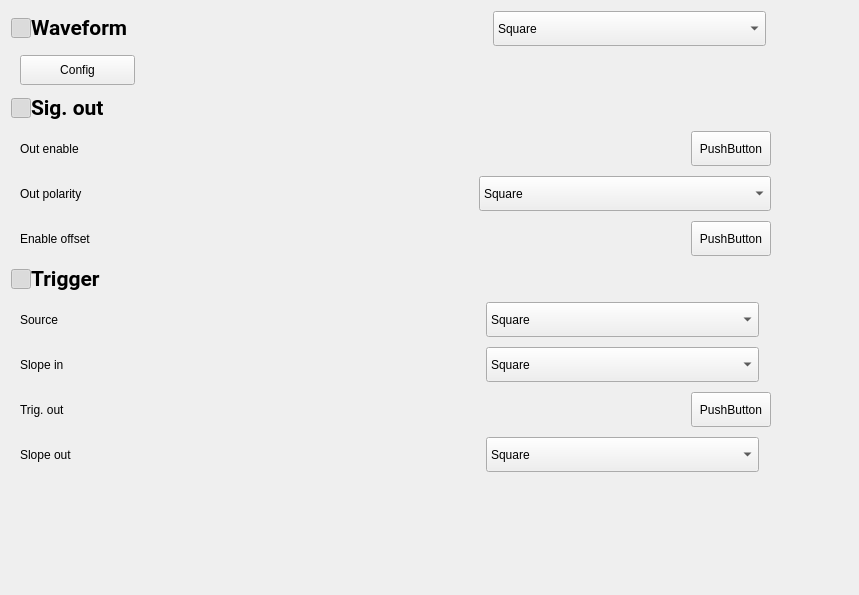
<?xml version="1.0" encoding="UTF-8"?>
<ui version="4.0">
 <class>wgContentHmf2550</class>
 <widget class="QWidget" name="wgContentHmf2550">
  <property name="geometry">
   <rect>
    <x>0</x>
    <y>0</y>
    <width>859</width>
    <height>595</height>
   </rect>
  </property>
  <property name="windowTitle">
   <string>Form</string>
  </property>
  <layout class="QHBoxLayout" name="horizontalLayout_4">
   <item>
    <layout class="QVBoxLayout" name="verticalLayout_4">
     <property name="spacing">
      <number>0</number>
     </property>
     <item>
      <layout class="QHBoxLayout" name="horizontalLayout_3">
       <property name="spacing">
        <number>0</number>
       </property>
       <property name="rightMargin">
        <number>14</number>
       </property>
       <item>
        <layout class="QHBoxLayout" name="horizontalLayout_2">
         <item>
          <widget class="QPushButton" name="btnWaveform">
           <property name="minimumSize">
            <size>
             <width>20</width>
             <height>20</height>
            </size>
           </property>
           <property name="maximumSize">
            <size>
             <width>20</width>
             <height>20</height>
            </size>
           </property>
           <property name="cursor">
            <cursorShape>PointingHandCursor</cursorShape>
           </property>
           <property name="text">
            <string/>
           </property>
           <property name="icon">
            <iconset resource="../../res.qrc">
             <normaloff>:/icon/btnCloseExpan.png</normaloff>
             <normalon>:/icon/btnOpenExpan.png</normalon>:/icon/btnCloseExpan.png</iconset>
           </property>
           <property name="checkable">
            <bool>true</bool>
           </property>
           <property name="checked">
            <bool>true</bool>
           </property>
          </widget>
         </item>
         <item>
          <widget class="QLabel" name="label_7">
           <property name="minimumSize">
            <size>
             <width>170</width>
             <height>28</height>
            </size>
           </property>
           <property name="maximumSize">
            <size>
             <width>150</width>
             <height>28</height>
            </size>
           </property>
           <property name="font">
            <font>
             <family>Roboto</family>
             <pointsize>16</pointsize>
             <bold>true</bold>
            </font>
           </property>
           <property name="text">
            <string>Waveform</string>
           </property>
          </widget>
         </item>
        </layout>
       </item>
       <item>
        <spacer name="horizontalSpacer_9">
         <property name="orientation">
          <enum>Qt::Orientation::Horizontal</enum>
         </property>
         <property name="sizeHint" stdset="0">
          <size>
           <width>40</width>
           <height>20</height>
          </size>
         </property>
        </spacer>
       </item>
       <item>
        <widget class="QComboBox" name="cbbWaveType">
         <property name="enabled">
          <bool>true</bool>
         </property>
         <property name="minimumSize">
          <size>
           <width>273</width>
           <height>35</height>
          </size>
         </property>
         <property name="maximumSize">
          <size>
           <width>273</width>
           <height>16777215</height>
          </size>
         </property>
         <item>
          <property name="text">
           <string>Square</string>
          </property>
         </item>
         <item>
          <property name="text">
           <string>Triangle</string>
          </property>
         </item>
         <item>
          <property name="text">
           <string>Pulse</string>
          </property>
         </item>
         <item>
          <property name="text">
           <string>Arbitrary</string>
          </property>
         </item>
        </widget>
       </item>
      </layout>
     </item>
     <item>
      <widget class="QWidget" name="wgWaveForm" native="true">
       <property name="minimumSize">
        <size>
         <width>769</width>
         <height>0</height>
        </size>
       </property>
       <property name="styleSheet">
        <string notr="true"/>
       </property>
       <layout class="QVBoxLayout" name="verticalLayout">
        <item>
         <layout class="QVBoxLayout" name="vLayoutWaveType">
          <property name="spacing">
           <number>0</number>
          </property>
         </layout>
        </item>
        <item>
         <layout class="QHBoxLayout" name="horizontalLayout">
          <item>
           <widget class="QPushButton" name="pushButton_8">
            <property name="minimumSize">
             <size>
              <width>115</width>
              <height>30</height>
             </size>
            </property>
            <property name="cursor">
             <cursorShape>PointingHandCursor</cursorShape>
            </property>
            <property name="text">
             <string>Config</string>
            </property>
           </widget>
          </item>
          <item>
           <spacer name="horizontalSpacer_4">
            <property name="orientation">
             <enum>Qt::Orientation::Horizontal</enum>
            </property>
            <property name="sizeHint" stdset="0">
             <size>
              <width>40</width>
              <height>20</height>
             </size>
            </property>
           </spacer>
          </item>
         </layout>
        </item>
       </layout>
      </widget>
     </item>
     <item>
      <layout class="QHBoxLayout" name="horizontalLayout_5">
       <property name="spacing">
        <number>0</number>
       </property>
       <item>
        <widget class="QPushButton" name="btnSignalOut">
         <property name="minimumSize">
          <size>
           <width>20</width>
           <height>20</height>
          </size>
         </property>
         <property name="maximumSize">
          <size>
           <width>20</width>
           <height>20</height>
          </size>
         </property>
         <property name="cursor">
          <cursorShape>PointingHandCursor</cursorShape>
         </property>
         <property name="text">
          <string/>
         </property>
         <property name="icon">
          <iconset resource="../../res.qrc">
           <normaloff>:/icon/btnCloseExpan.png</normaloff>
           <normalon>:/icon/btnOpenExpan.png</normalon>:/icon/btnCloseExpan.png</iconset>
         </property>
         <property name="checkable">
          <bool>true</bool>
         </property>
         <property name="checked">
          <bool>true</bool>
         </property>
        </widget>
       </item>
       <item>
        <widget class="QLabel" name="label_8">
         <property name="minimumSize">
          <size>
           <width>170</width>
           <height>28</height>
          </size>
         </property>
         <property name="maximumSize">
          <size>
           <width>150</width>
           <height>28</height>
          </size>
         </property>
         <property name="font">
          <font>
           <family>Roboto</family>
           <pointsize>16</pointsize>
           <bold>true</bold>
          </font>
         </property>
         <property name="text">
          <string>Sig. out</string>
         </property>
        </widget>
       </item>
       <item>
        <spacer name="horizontalSpacer_3">
         <property name="orientation">
          <enum>Qt::Orientation::Horizontal</enum>
         </property>
         <property name="sizeType">
          <enum>QSizePolicy::Policy::Expanding</enum>
         </property>
         <property name="sizeHint" stdset="0">
          <size>
           <width>40</width>
           <height>20</height>
          </size>
         </property>
        </spacer>
       </item>
      </layout>
     </item>
     <item>
      <widget class="QWidget" name="wgSignalOut" native="true">
       <property name="minimumSize">
        <size>
         <width>769</width>
         <height>0</height>
        </size>
       </property>
       <property name="styleSheet">
        <string notr="true"/>
       </property>
       <layout class="QVBoxLayout" name="verticalLayout_2">
        <item>
         <layout class="QGridLayout" name="gridLayout">
          <property name="horizontalSpacing">
           <number>388</number>
          </property>
          <property name="verticalSpacing">
           <number>10</number>
          </property>
          <item row="0" column="0">
           <widget class="QLabel" name="label_11">
            <property name="text">
             <string>Out enable</string>
            </property>
           </widget>
          </item>
          <item row="0" column="1">
           <layout class="QHBoxLayout" name="horizontalLayout_6">
            <item>
             <spacer name="horizontalSpacer">
              <property name="orientation">
               <enum>Qt::Orientation::Horizontal</enum>
              </property>
              <property name="sizeHint" stdset="0">
               <size>
                <width>40</width>
                <height>20</height>
               </size>
              </property>
             </spacer>
            </item>
            <item>
             <widget class="QPushButton" name="pushButton">
              <property name="minimumSize">
               <size>
                <width>0</width>
                <height>35</height>
               </size>
              </property>
              <property name="text">
               <string>PushButton</string>
              </property>
             </widget>
            </item>
           </layout>
          </item>
          <item row="1" column="1">
           <widget class="QComboBox" name="comboBox_2">
            <property name="minimumSize">
             <size>
              <width>273</width>
              <height>35</height>
             </size>
            </property>
            <item>
             <property name="text">
              <string>Square</string>
             </property>
            </item>
            <item>
             <property name="text">
              <string>Triangle</string>
             </property>
            </item>
            <item>
             <property name="text">
              <string>Pulse</string>
             </property>
            </item>
            <item>
             <property name="text">
              <string>Arbitrary</string>
             </property>
            </item>
           </widget>
          </item>
          <item row="1" column="0">
           <widget class="QLabel" name="label_13">
            <property name="text">
             <string>Out polarity</string>
            </property>
           </widget>
          </item>
          <item row="2" column="0">
           <widget class="QLabel" name="label_12">
            <property name="text">
             <string>Enable offset</string>
            </property>
           </widget>
          </item>
          <item row="2" column="1">
           <layout class="QHBoxLayout" name="horizontalLayout_8">
            <item>
             <spacer name="horizontalSpacer_6">
              <property name="orientation">
               <enum>Qt::Orientation::Horizontal</enum>
              </property>
              <property name="sizeHint" stdset="0">
               <size>
                <width>40</width>
                <height>20</height>
               </size>
              </property>
             </spacer>
            </item>
            <item>
             <widget class="QPushButton" name="pushButton_3">
              <property name="minimumSize">
               <size>
                <width>0</width>
                <height>35</height>
               </size>
              </property>
              <property name="text">
               <string>PushButton</string>
              </property>
             </widget>
            </item>
           </layout>
          </item>
         </layout>
        </item>
       </layout>
      </widget>
     </item>
     <item>
      <layout class="QHBoxLayout" name="horizontalLayout_11">
       <property name="spacing">
        <number>0</number>
       </property>
       <item>
        <widget class="QPushButton" name="btnTrigger">
         <property name="minimumSize">
          <size>
           <width>20</width>
           <height>20</height>
          </size>
         </property>
         <property name="maximumSize">
          <size>
           <width>20</width>
           <height>20</height>
          </size>
         </property>
         <property name="cursor">
          <cursorShape>PointingHandCursor</cursorShape>
         </property>
         <property name="text">
          <string/>
         </property>
         <property name="icon">
          <iconset resource="../../res.qrc">
           <normaloff>:/icon/btnCloseExpan.png</normaloff>
           <normalon>:/icon/btnOpenExpan.png</normalon>:/icon/btnCloseExpan.png</iconset>
         </property>
         <property name="checkable">
          <bool>true</bool>
         </property>
         <property name="checked">
          <bool>true</bool>
         </property>
        </widget>
       </item>
       <item>
        <widget class="QLabel" name="label_9">
         <property name="minimumSize">
          <size>
           <width>170</width>
           <height>28</height>
          </size>
         </property>
         <property name="maximumSize">
          <size>
           <width>150</width>
           <height>28</height>
          </size>
         </property>
         <property name="font">
          <font>
           <family>Roboto</family>
           <pointsize>16</pointsize>
           <bold>true</bold>
          </font>
         </property>
         <property name="text">
          <string>Trigger</string>
         </property>
        </widget>
       </item>
       <item>
        <spacer name="horizontalSpacer_8">
         <property name="orientation">
          <enum>Qt::Orientation::Horizontal</enum>
         </property>
         <property name="sizeHint" stdset="0">
          <size>
           <width>40</width>
           <height>20</height>
          </size>
         </property>
        </spacer>
       </item>
      </layout>
     </item>
     <item>
      <widget class="QWidget" name="wgTrigger" native="true">
       <property name="minimumSize">
        <size>
         <width>769</width>
         <height>0</height>
        </size>
       </property>
       <property name="styleSheet">
        <string notr="true"/>
       </property>
       <layout class="QVBoxLayout" name="verticalLayout_3">
        <item>
         <layout class="QGridLayout" name="gridLayout_2">
          <property name="horizontalSpacing">
           <number>414</number>
          </property>
          <property name="verticalSpacing">
           <number>10</number>
          </property>
          <item row="2" column="1">
           <layout class="QHBoxLayout" name="horizontalLayout_10">
            <item>
             <spacer name="horizontalSpacer_7">
              <property name="orientation">
               <enum>Qt::Orientation::Horizontal</enum>
              </property>
              <property name="sizeHint" stdset="0">
               <size>
                <width>40</width>
                <height>20</height>
               </size>
              </property>
             </spacer>
            </item>
            <item>
             <widget class="QPushButton" name="pushButton_5">
              <property name="minimumSize">
               <size>
                <width>0</width>
                <height>35</height>
               </size>
              </property>
              <property name="text">
               <string>PushButton</string>
              </property>
             </widget>
            </item>
           </layout>
          </item>
          <item row="1" column="1">
           <widget class="QComboBox" name="comboBox_3">
            <property name="minimumSize">
             <size>
              <width>273</width>
              <height>35</height>
             </size>
            </property>
            <property name="maximumSize">
             <size>
              <width>273</width>
              <height>16777215</height>
             </size>
            </property>
            <item>
             <property name="text">
              <string>Square</string>
             </property>
            </item>
            <item>
             <property name="text">
              <string>Triangle</string>
             </property>
            </item>
            <item>
             <property name="text">
              <string>Pulse</string>
             </property>
            </item>
            <item>
             <property name="text">
              <string>Arbitrary</string>
             </property>
            </item>
           </widget>
          </item>
          <item row="2" column="0">
           <widget class="QLabel" name="label_16">
            <property name="text">
             <string>Trig. out</string>
            </property>
           </widget>
          </item>
          <item row="1" column="0">
           <widget class="QLabel" name="label_15">
            <property name="text">
             <string>Slope in</string>
            </property>
           </widget>
          </item>
          <item row="0" column="0">
           <widget class="QLabel" name="label_14">
            <property name="text">
             <string>Source</string>
            </property>
           </widget>
          </item>
          <item row="3" column="0">
           <widget class="QLabel" name="label_17">
            <property name="text">
             <string>Slope out</string>
            </property>
           </widget>
          </item>
          <item row="0" column="1">
           <widget class="QComboBox" name="comboBox_4">
            <property name="minimumSize">
             <size>
              <width>273</width>
              <height>35</height>
             </size>
            </property>
            <property name="maximumSize">
             <size>
              <width>273</width>
              <height>16777215</height>
             </size>
            </property>
            <item>
             <property name="text">
              <string>Square</string>
             </property>
            </item>
            <item>
             <property name="text">
              <string>Triangle</string>
             </property>
            </item>
            <item>
             <property name="text">
              <string>Pulse</string>
             </property>
            </item>
            <item>
             <property name="text">
              <string>Arbitrary</string>
             </property>
            </item>
           </widget>
          </item>
          <item row="3" column="1">
           <widget class="QComboBox" name="comboBox_5">
            <property name="minimumSize">
             <size>
              <width>273</width>
              <height>35</height>
             </size>
            </property>
            <property name="maximumSize">
             <size>
              <width>273</width>
              <height>16777215</height>
             </size>
            </property>
            <item>
             <property name="text">
              <string>Square</string>
             </property>
            </item>
            <item>
             <property name="text">
              <string>Triangle</string>
             </property>
            </item>
            <item>
             <property name="text">
              <string>Pulse</string>
             </property>
            </item>
            <item>
             <property name="text">
              <string>Arbitrary</string>
             </property>
            </item>
           </widget>
          </item>
         </layout>
        </item>
       </layout>
      </widget>
     </item>
     <item>
      <spacer name="verticalSpacer">
       <property name="orientation">
        <enum>Qt::Orientation::Vertical</enum>
       </property>
       <property name="sizeHint" stdset="0">
        <size>
         <width>728</width>
         <height>55</height>
        </size>
       </property>
      </spacer>
     </item>
    </layout>
   </item>
   <item>
    <spacer name="horizontalSpacer_5">
     <property name="orientation">
      <enum>Qt::Orientation::Horizontal</enum>
     </property>
     <property name="sizeHint" stdset="0">
      <size>
       <width>84</width>
       <height>538</height>
      </size>
     </property>
    </spacer>
   </item>
  </layout>
 </widget>
 <resources>
  <include location="../../res.qrc"/>
 </resources>
 <connections/>
</ui>
